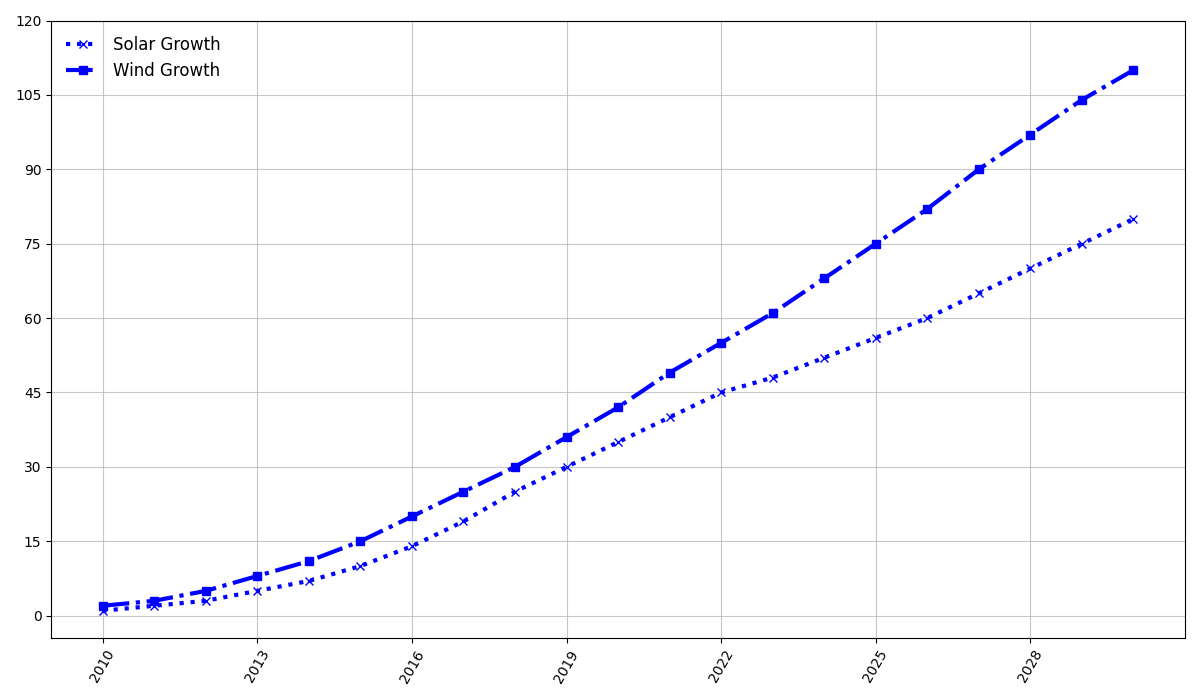

Here is the Python script that generated this plot:
import matplotlib.pyplot as plt
import numpy as np

years = np.arange(2010, 2031)
solar_growth = [1, 2, 3, 5, 7, 10, 14, 19, 25, 30, 35, 40, 45, 48, 52, 56, 60, 65, 70, 75, 80]
wind_growth = [2, 3, 5, 8, 11, 15, 20, 25, 30, 36, 42, 49, 55, 61, 68, 75, 82, 90, 97, 104, 110]

plt.figure(figsize=(12, 7))

plt.plot(years, solar_growth, color='blue', marker='x', linewidth=3, linestyle=':')
plt.plot(years, wind_growth, color='blue', marker='s', linewidth=3, linestyle='-.')

plt.grid(True, linestyle='-', alpha=0.7)
plt.xticks(years[::3], rotation=60)
plt.yticks(np.arange(0, 121, 15))

plt.legend(['Solar Growth', 'Wind Growth'], loc='upper left', fontsize=12, frameon=False)
plt.tight_layout()
plt.show()
